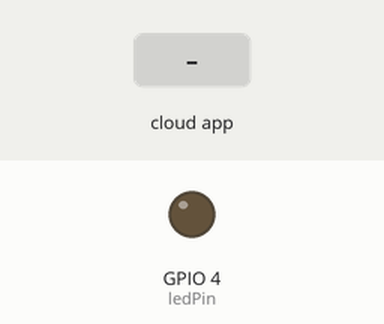
Simulated run of this sketch. Board: ESP32. Parts: output pins drawn as LEDs (lit = HIGH). Inputs (shaded band) come from the test bench. WiFi joins after 1.5 s; servers stay silent unless stated; the Firebase database answers and starts empty; what the sketch prints to the serial monitor is not drawn.

Above: at 2.7 s.
2.8 s: the phone or cloud app sets state to 1
At 4.1 s:
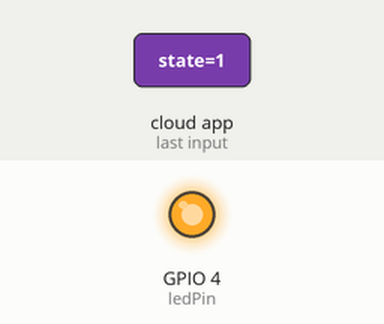
4.6 s: the phone or cloud app sets state to 0
At 5.4 s:
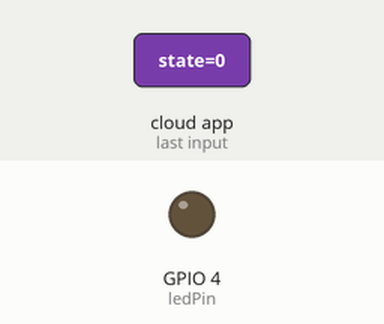
Timing chart, 0 to 7.6 s (numbered marks = the images above; inputs shaded):
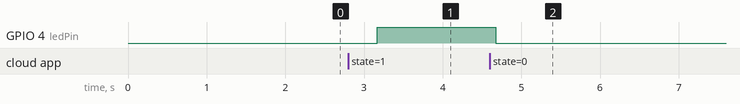

The sketch:

firebaseLED.ino
```cpp
#include <WiFi.h>
#include <Firebase_ESP_Client.h>

/* 1. Wi-Fi credentials */
#define WIFI_SSID "esp32"
#define WIFI_PASSWORD "esp32test123"

/* 2. Firebase project credentials */
#define API_KEY "Sf0uDBl3Wn0ZuOKYvDQN9gL47eN4fiW0dVnu4Cka"
#define DATABASE_URL "https://esp32-2bd75-default-rtdb.firebaseio.com/"
#define USER_EMAIL "salim9shrestha@gmail.com"
#define USER_PASSWORD "salim@5678"

/* 3. Firebase objects */
FirebaseData fbdo;
FirebaseAuth auth;
FirebaseConfig config;

const int ledPin = 4;  // D4 = GPIO4
unsigned long lastUpdate = 0;
bool firebaseReady = false;

void setup() {
  Serial.begin(115200);

  // Initialize LED pin
  pinMode(ledPin, OUTPUT);
  digitalWrite(ledPin, LOW);
  Serial.println("🔌 Starting ESP32...");

  // Connect to Wi-Fi
  Serial.print("📡 Connecting to Wi-Fi: ");
  Serial.println(WIFI_SSID);
  WiFi.begin(WIFI_SSID, WIFI_PASSWORD);
  while (WiFi.status() != WL_CONNECTED) {
    Serial.print(".");
    delay(300);
  }
  Serial.println("\n✅ Wi-Fi connected");
  Serial.print("🧠 IP address: ");
  Serial.println(WiFi.localIP());

  // Firebase config
  config.api_key = API_KEY;
  config.database_url = DATABASE_URL;
  auth.user.email = USER_EMAIL;
  auth.user.password = USER_PASSWORD;

  Firebase.reconnectNetwork(true);
  fbdo.setBSSLBufferSize(4096, 1024);
  fbdo.setResponseSize(2048);
  config.timeout.serverResponse = 10000; // 10 seconds

  // Begin Firebase
  Firebase.begin(&config, &auth);
  Serial.println("🔁 Initializing Firebase...");
}

void loop() {
  // Check Firebase readiness
  if (!firebaseReady && Firebase.ready()) {
    firebaseReady = true;
    Serial.println("✅ Firebase authenticated and ready!");
    Serial.println("🚀 ESP32 is connected to Firebase Realtime Database!");
  }

  // If Firebase is not ready
  if (!Firebase.ready()) {
    Serial.println("⛔ Firebase not ready or connection lost!");
    delay(1000); // avoid spamming logs
    return;
  }

  // Poll Firebase every 500ms
  if (firebaseReady && millis() - lastUpdate > 500) {
    lastUpdate = millis();

    Serial.println("🔄 Checking Firebase for /led/state...");

    if (Firebase.RTDB.getInt(&fbdo, "/led/state")) {
      int ledState = fbdo.intData();
      digitalWrite(ledPin, ledState ? HIGH : LOW);
      Serial.println("💡 LED state from Firebase: " + String(ledState ? "ON" : "OFF"));
    } else {
      Serial.print("❌ Firebase error: ");
      Serial.println(fbdo.errorReason());
    }
  }
}
```

Measured:
- after the input at 2.8 s, GPIO 4 (ledPin): LOW → HIGH after 0.37 s
- after the input at 4.6 s, GPIO 4 (ledPin): HIGH → LOW after 0.07 s
